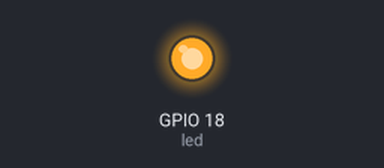
A program run on a simulated Raspberry Pi (BCM pin numbers). Parts: output pins drawn as LEDs (lit = HIGH). What the program prints to the terminal is not drawn. At 5.4 s the program stops and its outputs stay as they are.

Above: at 0.3 s.
At 5.4 s:
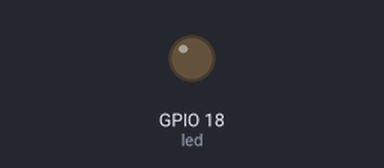
Timing chart, 0 to 6.9 s (numbered marks = the images above):
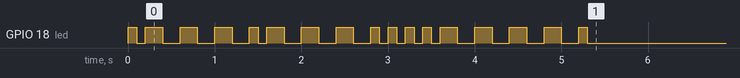

Measured:
- by itself, GPIO 18 (led): LOW → HIGH at 0.00 s, → LOW 0.10 s later, → HIGH 0.10 s later, → LOW 0.20 s later, … (34 changes in this stretch)

The program:

morse_code.py
```python
import RPi.GPIO as GPIO
import time
GPIO.setmode(GPIO.BCM)
GPIO.setwarnings(0)

print("GPIO pulse")

def pulse(pin_nr, high_time, low_time ):
	GPIO.output(led,GPIO.HIGH)
	time.sleep(high_time)
	GPIO.output(led,GPIO.LOW)
	time.sleep(low_time)


def morse(pin_nr, dot_length, text):
	for x in text:
		if x == ".":
			pulse(led, 0.1, 0.1)
		elif x == "-":
			pulse(led, 0.2,0.2)


led =18
GPIO.setup(led, GPIO.OUT)
morse(18, 0.2, '.-- -.-- - .... --- -.')
```
